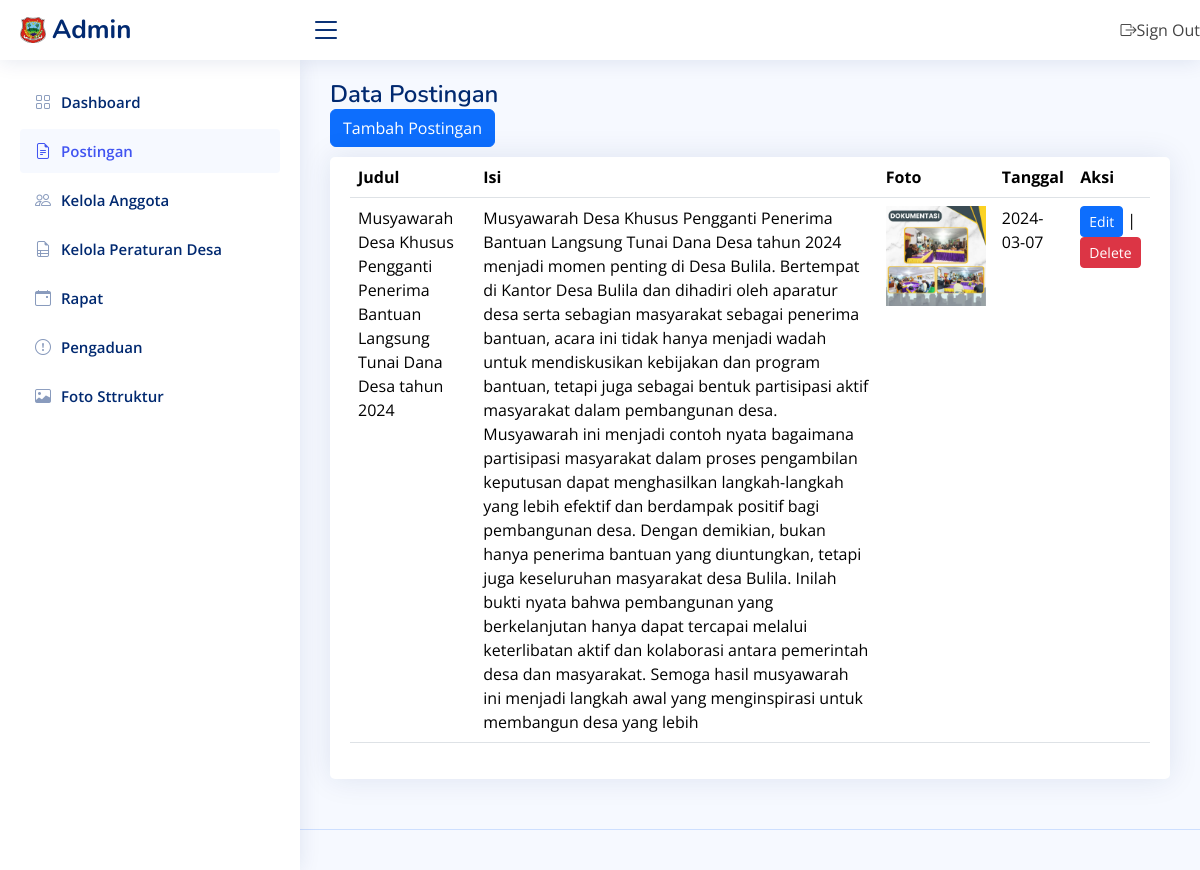
Page /Admin/kelola_postingan.php on the committed database.
### tables this page shows
CREATE TABLE `postingan` (
  `id_postingan` int(10) NOT NULL,
  `judul` varchar(255) NOT NULL,
  `isi` text NOT NULL,
  `gambar` varchar(50) NOT NULL,
  `tanggal` date NOT NULL
);

### Admin/kelola_postingan.php (the view, shortened to what this page needs)
<!DOCTYPE html>
<html lang="en">
<head>
  <link href="assets/vendor/bootstrap/css/bootstrap.min.css" rel="stylesheet">
  <link href="assets/vendor/bootstrap-icons/bootstrap-icons.css" rel="stylesheet">
  <link href="assets/vendor/boxicons/css/boxicons.min.css" rel="stylesheet">
  <link href="assets/vendor/quill/quill.snow.css" rel="stylesheet">
  <link href="assets/vendor/quill/quill.bubble.css" rel="stylesheet">
  <link href="assets/vendor/remixicon/remixicon.css" rel="stylesheet">
  <link href="assets/vendor/simple-datatables/style.css" rel="stylesheet">
  <link href="assets/css/style.css" rel="stylesheet">
</head>
<body>
<header id="header" class="header fixed-top d-flex align-items-center">
  <div class="d-flex align-items-center justify-content-between">
    <a href="index.html" class="logo d-flex align-items-center">
      <img src="../assets/img/bpd.jpg" alt="">
      <span class="d-none d-lg-block">Admin</span>
    </a>
    <i class="bi bi-list toggle-sidebar-btn"></i>
  </div>
  <nav class="header-nav ms-auto">
    <ul class="d-flex align-items-center">
      <li>
        <a class="dropdown-item d-flex align-items-center" href="../index.php">
          <i class="bi bi-box-arrow-right"></i>
          <span>Sign Out</span>
        </a>
      </li>
    </ul>
  </nav>
</header>
<aside id="sidebar" class="sidebar">
  <ul class="sidebar-nav" id="sidebar-nav">
    <li class="nav-item">
      <a class="nav-link collapsed" href="admin.php">
        <i class="bi bi-grid"></i>
        <span>Dashboard</span>
      </a>
    </li>
    <li class="nav-item">
  <a href="kelola_postingan.php" class="nav-link">
    <i class="bi bi-file-earmark-text"></i><span>Postingan</span>
  </a>
</li>
    <li class="nav-item">
      <a href="kelola_anggota.php" class="nav-link collapsed">
        <i class="bi bi-people"></i><span>Kelola Anggota</span><i class=""></i>
      </a>
    </li>
    <li class="nav-item">
      <a  href="kelola_peraturan.php"  class="nav-link collapsed">
        <i class="bi bi-file-earmark-ruled"></i><span>Kelola Peraturan Desa</span>
      </a>
    </li>
    <li class="nav-item">
      <a href="kelola_rapat.php" class="nav-link collapsed" >
        <i class="bi bi-calendar-event"></i><span>Rapat</span>
      </a>
    </li>
    <li class="nav-item">
      <a href="kelola_pengaduan.php" class="nav-link collapsed" >
        <i class="bi bi-exclamation-circle"></i><span>Pengaduan</span>
      </a>
    </li>
    <li class="nav-item">
      <a href="kelola_bagan.php" class="nav-link collapsed" >
        <i class="bi bi-image"></i><span>Foto Sttruktur</span>
      </a>
    </li>
  </ul>
</aside>
<main id="main" class="main">
    <div class="pagetitle">
        <h1>Data Postingan</h1>
        <nav>
            <a href="tambah_postingan.php" class="btn btn-primary">Tambah Postingan</a>
        </nav>
    </div>
    <section class="section">
        <div class="row">
            <div class="col-lg-12">
                <div class="card">
                    <div class="card-body">
                        <table class="table datatable">
                            <thead>
                                <tr>
                                    <th>Judul</th>
                                    <th>Isi</th>
                                    <th>Foto</th>
                                    <th>Tanggal</th>
                                    <th>Aksi</th>
                                </tr>
                            </thead>
                            <tbody>
                            <?php
    $conn = mysqli_connect("localhost", "root", "", "bpd");
    $keyword = isset($_GET['keyword']) ? $_GET['keyword'] : '';
    $query = "SELECT * FROM postingan WHERE judul LIKE '%$keyword%' OR isi LIKE '%$keyword%'";
    $result = mysqli_query($conn, $query);
    while ($row = mysqli_fetch_assoc($result)) {
        echo "<tr>";
        echo "<td>" . htmlspecialchars($row['judul']) . "</td>";
        echo "<td>" . htmlspecialchars($row['isi']) . "</td>";
        echo "<td><img src='" . htmlspecialchars($row['gambar']) . "' style='max-width: 100px; max-height: 100px;'></td>";
        echo "<td>" . htmlspecialchars($row['tanggal']) . "</td>";
        echo "<td><a href='update/edit_postingan.php?id=" . $row['id_postingan'] . "' class='btn btn-sm btn-primary'>Edit</a> | <a href='update/hapus_postingan.php?id=" . $row['id_postingan'] . "' onclick='return confirm(\"Apa anda yakin ingin menghapus postingan ?\");' class='btn btn-sm btn-danger'>Delete</a></td>";
        echo "</tr>";
    }
?>
                            </tbody>
                        </table>
                    </div>
                </div>
            </div>
        </div>
    </section>
</main>
<footer id="footer" class="footer"></footer>
</body>
</html>

### Admin/assets/css/style.css (style rules this page uses)
:root { scroll-behavior: smooth; }
body { font-family: "Open Sans", sans-serif; background: #f6f9ff; color: #444444; }
a { color: #4154f1; text-decoration: none; }
h1, h2, h3, h4, h5, h6 { font-family: "Nunito", sans-serif; }
#main { margin-top: 60px; padding: 20px 30px; transition: all 0.3s; }
.pagetitle { margin-bottom: 10px; }
.pagetitle h1 { font-size: 24px; margin-bottom: 0; font-weight: 600; color: #012970; }
.card { margin-bottom: 30px; border: none; border-radius: 5px; box-shadow: 0px 0 30px rgba(1, 41, 112, 0.1); }
.card-body { padding: 0 20px 20px 20px; }
.logo { line-height: 1; }
@media (min-width: 1200px) { .logo { width: 280px; } }
.logo img { max-height: 26px; margin-right: 6px; }
.logo span { font-size: 26px; font-weight: 700; color: #012970; font-family: "Nunito", sans-serif; }
.header { transition: all 0.5s; z-index: 997; height: 60px; box-shadow: 0px 2px 20px rgba(1, 41, 112, 0.1); background-color: #fff; padding-left: 20px; }
.header .toggle-sidebar-btn { font-size: 32px; padding-left: 10px; cursor: pointer; color: #012970; }
.header-nav ul { list-style: none; }
.header-nav>ul { margin: 0; padding: 0; }
.sidebar { position: fixed; top: 60px; left: 0; bottom: 0; width: 300px; z-index: 996; transition: all 0.3s; padding: 20px; overflow-y: auto; scrollbar-width: thin; scrollbar-color: #aab7cf transparent; box-shadow: 0px 0px 20px rgba(1, 41, 112, 0.1); background-color: #fff; }
@media (min-width: 1200px) { #main, #footer { margin-left: 300px; } }
.sidebar-nav { padding: 0; margin: 0; list-style: none; }
.sidebar-nav li { padding: 0; margin: 0; list-style: none; }
.sidebar-nav .nav-item { margin-bottom: 5px; }
.sidebar-nav .nav-link { display: flex; align-items: center; font-size: 15px; font-weight: 600; color: #4154f1; transition: 0.3; background: #f6f9ff; padding: 10px 15px; border-radius: 4px; }
.sidebar-nav .nav-link i { font-size: 16px; margin-right: 10px; color: #4154f1; }
.sidebar-nav .nav-link.collapsed { color: #012970; background: #fff; }
.sidebar-nav .nav-link.collapsed i { color: #899bbd; }
.footer { padding: 20px 0; font-size: 14px; transition: all 0.3s; border-top: 1px solid #cddfff; }

### rows in the picture
postingan: judul "Musyawarah Desa Khusus Pengganti Penerima Bantuan Langsung Tunai Dana Desa tahun 2024", isi "Musyawarah Desa Khusus Pengganti Penerima Bantuan Langsung Tunai Dana Desa tahun 2024 menjadi momen penting di Desa Bulila. Bertempat di Kantor Desa Bulila dan dihadiri oleh aparatur desa serta sebagian masyarakat sebagai penerima bantuan, acara ini tidak hanya menjadi wadah untuk mendiskusikan kebijakan dan program bantuan, tetapi juga sebagai bentuk partisipasi aktif masyarakat dalam pembangunan desa. Musyawarah ini menjadi contoh nyata bagaimana partisipasi masyarakat dalam proses pengambilan keputusan dapat menghasilkan langkah-langkah yang lebih efektif dan berdampak positif bagi pembangunan desa. Dengan demikian, bukan hanya penerima bantuan yang diuntungkan, tetapi juga keseluruhan…", gambar (picture), tanggal "2024-03-07"
